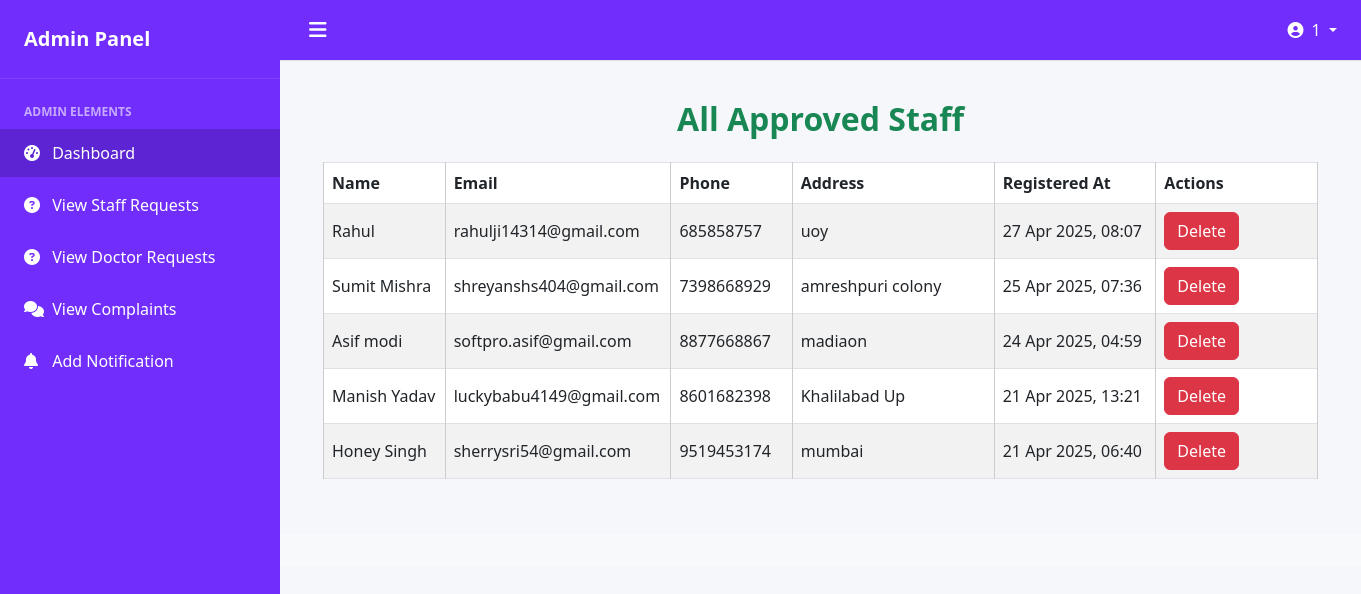
Screenshot of /adminapp/viewstaff/ (signed in) with the database file from the repository.
### adminapp/models.py (models this page shows, shortened)
class StaffRegister(models.Model):
    staff_name = models.CharField(max_length=100)
    staff_email = models.EmailField()
    staff_password = models.CharField(max_length=100)
    staff_phone = models.CharField(max_length=20)
    staff_address = models.CharField(max_length=200)
    created_at = models.DateTimeField(auto_now_add=True)

### adminapp/views.py (the view)
# urls.py: path('viewstaff/',views.viewstaff,name='viewstaff'),
@cache_control(no_store=True, no_cache=True, must_revalidate=True)
def viewstaff(req):
    if 'adminid' not in req.session:  # Ensure admin is logged in
        return redirect('login')
    staff = StaffRegister.objects.all().order_by('-created_at')
    return render(req, 'viewstaff.html', {'staff': staff})

### adminapp/templates/viewstaff.html
{% extends 'adminbase.html' %}
{% load static %}
{% block admin %}
<div class="row" style="margin: 0;">
    <div class="col-12" style="padding: 15px;">
        <h2 class="text-center mb-4" style="font-weight: 600; color: #198754;">All Approved Staff</h2>
        {% if staff %}
            <div style="overflow-x: auto;">
                <table class="table table-bordered table-hover table-striped text-center align-middle" style="min-width: 600px;">
                    <thead style="background-color: #198754; color: white;">
                        <tr>
                            <th style="min-width: 120px;">Name</th>
                            <th style="min-width: 200px;">Email</th>
                            <th style="min-width: 120px;">Phone</th>
                            <th style="min-width: 200px;">Address</th>
                            <th style="min-width: 160px;">Registered At</th>
                            <th style="min-width: 160px;">Actions</th>
                        </tr>
                    </thead>
                    <tbody>
                        {% for s in staff %}
                            <tr>
                                <td>{{ s.staff_name }}</td>
                                <td>{{ s.staff_email }}</td>
                                <td>{{ s.staff_phone }}</td>
                                <td>{{ s.staff_address }}</td>
                                <td>{{ s.created_at|date:"d M Y, H:i" }}</td>
                                <td>
                                    <a href="{% url 'adminapp:deletestaff' s.id %}" class="btn btn-danger">Delete</a>
                                </td>
                            </tr>
                        {% endfor %}
                    </tbody>
                </table>
            </div>
        {% else %}
            <div class="alert alert-info text-center" style="font-weight: 500; font-size: 1.1rem;">
                No approved staff members found.
            </div>
        {% endif %}
    </div>
</div>
{% endblock %}

### adminapp/templates/adminbase.html (shortened to what this page needs)
{% load static %}
<!DOCTYPE html>
<html lang="en">
<head>
    <link href="https://cdn.jsdelivr.net/npm/bootstrap@5.3.0/dist/css/bootstrap.min.css" rel="stylesheet">
    <link rel="stylesheet" href="https://cdnjs.cloudflare.com/ajax/libs/font-awesome/6.7.2/css/all.min.css">
</head>
<body>
    <div class="wrapper d-flex">
        <aside id="sidebar">
            <div class="h-100">
                <div class="sidebar-logo">
                    <a href="#" class="text-white text-decoration-none">Admin Panel</a>
                </div>
                <ul class="sidebar-nav">
                    <li class="sidebar-header">Admin Elements</li>
                    <li class="sidebar-item">
                        <a href="{% url 'adminapp:adminhome' %}" class="sidebar-link active">
                            <i class="fas fa-tachometer-alt pe-2"></i> Dashboard
                        </a>
                    </li>
                    <li class="sidebar-item">
                        <a href="{% url 'adminapp:viewstaffrequest' %}" class="sidebar-link">
                            <i class="fas fa-question-circle pe-2"></i> View Staff Requests
                        </a>
                    </li>
                    <li class="sidebar-item">
                        <a href="{% url 'adminapp:viewdoctorrequest' %}" class="sidebar-link">
                            <i class="fas fa-question-circle pe-2"></i> View Doctor Requests
                        </a>
                    </li>
                    <li class="sidebar-item">
                        <a href="{% url 'adminapp:viewcomplaints' %}" class="sidebar-link">
                            <i class="fas fa-comments pe-2"></i> View Complaints
                        </a>
                    </li>
                    <li class="sidebar-item">
                        <a href="{% url 'adminapp:addnotification' %}" class="sidebar-link">
                            <i class="fas fa-bell pe-2"></i> Add Notification
                        </a>
                    </li>
                </ul>
            </div>
        </aside>
        <div class="main w-100" id="main-content">
            <nav class="navbar navbar-expand px-3 border-bottom">
                <button class="btn sidebar-toggle" id="toggle-btn" type="button">
                    <i class="fas fa-bars"></i>
                </button>
                <div class="navbar-collapse">
                    <ul class="navbar-nav ms-auto">
                        <li class="nav-item dropdown">
                            <a href="#" data-bs-toggle="dropdown" class="nav-link dropdown-toggle text-white">
                                <i class="fas fa-user-circle me-1"></i>
                                {% if request.session.adminid %}
                                    {{ request.session.adminid }}
                                {% else %}
                                    Admin
                                {% endif %}
                            </a>
                        </li>
                    </ul>
                </div>
            </nav>
            <main class="content px-3 py-4">
                <div class="container-fluid">
                    {% block admin %}
                    {% endblock %}
                </div>
            </main>
            <footer class="footer text-end">
            </footer>
        </div>
    </div>
</body>
</html>

### adminapp/templates/adminbase.html (style rules this page uses)
:root { --primary: rgb(112, 45, 251); --primary-hover: rgb(92, 36, 211); --sidebar-width: 280px; }
body { font-family: 'Segoe UI', Tahoma, Geneva, Verdana, sans-serif; background-color: #f5f7fa; margin: 0; overflow-x: hidden; }
#sidebar { background-color: var(--primary); min-height: 100vh; width: var(--sidebar-width); position: fixed; transition: all 0.3s ease; z-index: 1000; }
.sidebar-logo { padding: 1.5rem; font-size: 1.25rem; font-weight: bold; color: #fff; border-bottom: 1px solid rgba(255, 255, 255, 0.1); }
.sidebar-nav, .sidebar-dropdown { list-style: none; padding-left: 0; margin: 0; }
.sidebar-header { font-size: 0.75rem; color: rgba(255, 255, 255, 0.6); text-transform: uppercase; font-weight: 600; padding: 1.5rem 1.5rem 0.5rem; }
.sidebar-item { margin-bottom: 0.25rem; }
.sidebar-link { display: block; padding: 0.75rem 1.5rem; color: #fff; text-decoration: none; transition: background-color 0.2s; }
.sidebar-link:hover, .sidebar-link.active { background-color: var(--primary-hover); color: #fff; }
.sidebar-link i { width: 1.5rem; }
.main { margin-left: var(--sidebar-width); transition: margin-left 0.3s ease; }
.navbar { background-color: var(--primary); color: #fff; }
.sidebar-toggle { color: #fff; font-size: 1.25rem; }
.footer { background-color: #f8f9fa; padding: 1rem; }
.container-fluid table { width: 100%; border-collapse: collapse; }
table th, table td { border: 1px solid #ccc; padding: 12px; text-align: left; }
table th { background-color: #e0f2f1; }

### rows the page displays
StaffRegister: staff_name "Rahul", staff_email "rahulji14314@gmail.com", staff_phone "685858757", staff_address "uoy", created_at "27 Apr 2025, 08:07"
StaffRegister: staff_name "Sumit Mishra", staff_email "shreyanshs404@gmail.com", staff_phone "7398668929", staff_address "amreshpuri colony", created_at "25 Apr 2025, 07:36"
StaffRegister: staff_name "Asif modi", staff_email "softpro.asif@gmail.com", staff_phone "8877668867", staff_address "madiaon", created_at "24 Apr 2025, 04:59"
StaffRegister: staff_name "Manish Yadav", staff_email "luckybabu4149@gmail.com", staff_phone "8601682398", staff_address "Khalilabad Up", created_at "21 Apr 2025, 13:21"
StaffRegister: staff_name "Honey Singh", staff_email "sherrysri54@gmail.com", staff_phone "9519453174", staff_address "mumbai", created_at "21 Apr 2025, 06:40"

### other values shown
{{ request.session.adminid }} "1"
